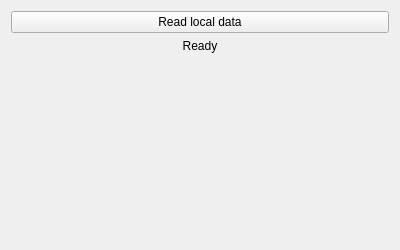
<?xml version="1.0" encoding="UTF-8"?>
<ui version="4.0">
 <class>ReadDataWindow</class>
 <widget class="QWidget" name="ReadDataWindow">
  <property name="geometry">
   <rect>
    <x>50</x>
    <y>50</y>
    <width>400</width>
    <height>250</height>
   </rect>
  </property>
  <property name="windowTitle">
   <string>Read Local Data</string>
  </property>
  <layout class="QVBoxLayout" name="verticalLayout">
   <item>
    <widget class="QPushButton" name="readButton">
     <property name="text">
      <string>Read local data</string>
     </property>
    </widget>
   </item>
   <item>
    <widget class="QLabel" name="statusLabel">
     <property name="text">
      <string>Ready</string>
     </property>
     <property name="alignment">
      <set>Qt::AlignCenter</set>
     </property>
    </widget>
   </item>
   <item>
    <spacer name="verticalSpacer">
     <property name="orientation">
      <enum>Qt::Vertical</enum>
     </property>
     <property name="sizeHint" stdset="0">
      <size>
       <width>20</width>
       <height>40</height>
      </size>
     </property>
    </spacer>
   </item>
  </layout>
 </widget>
 <resources/>
 <connections/>
</ui>
